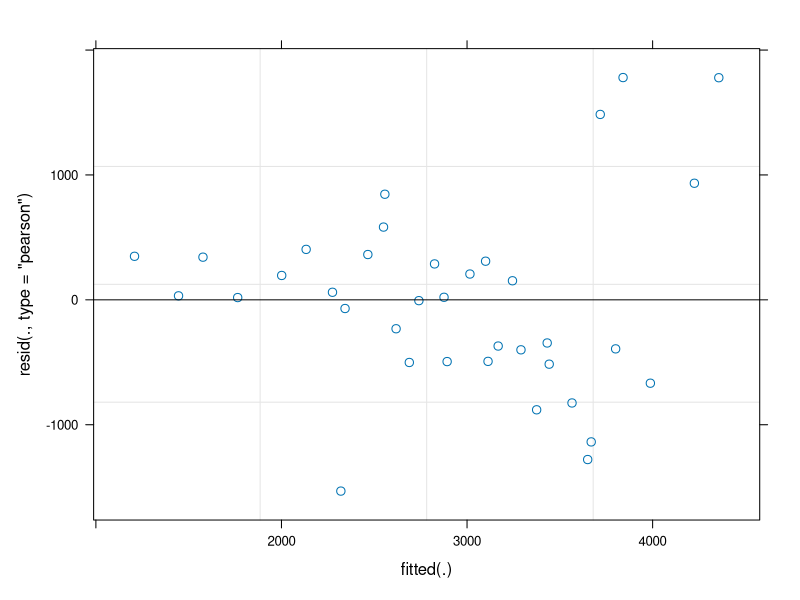
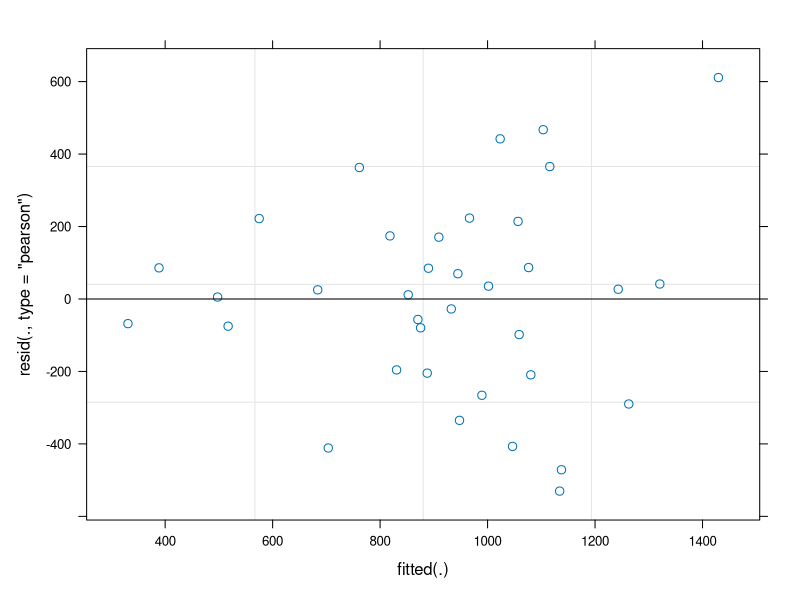
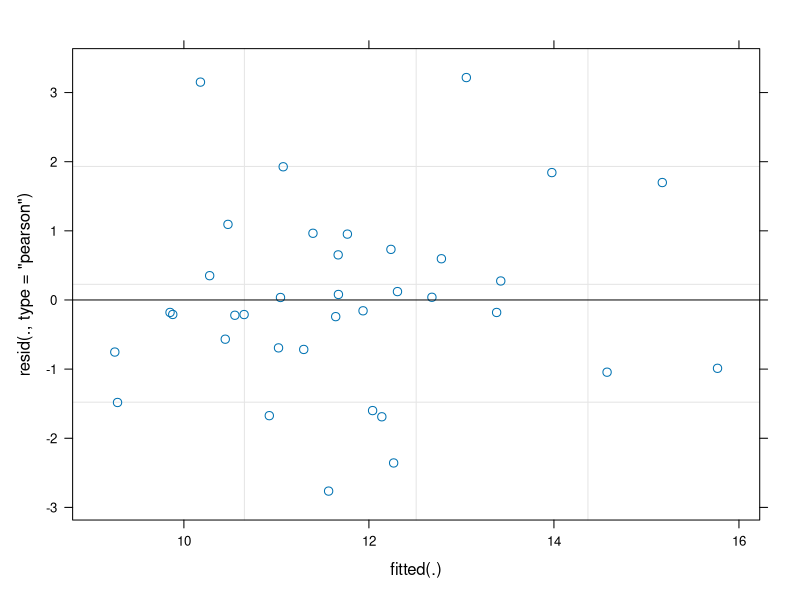
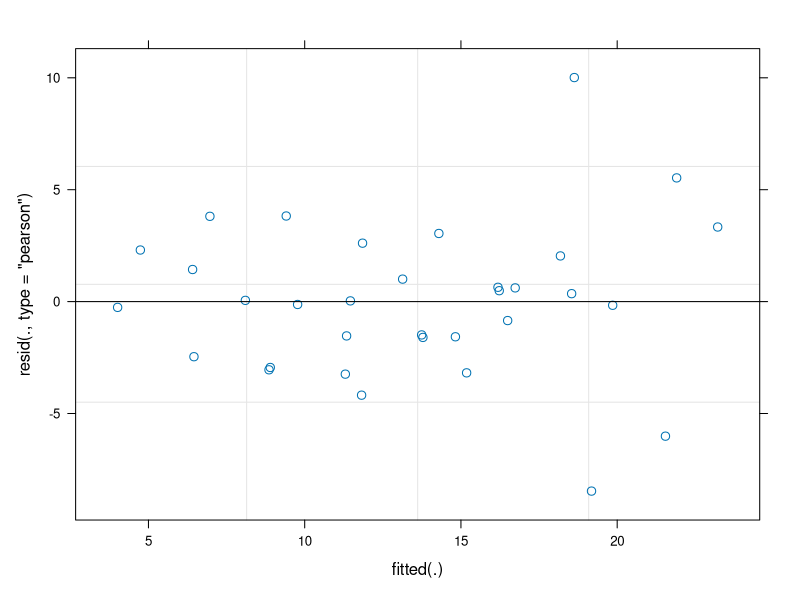
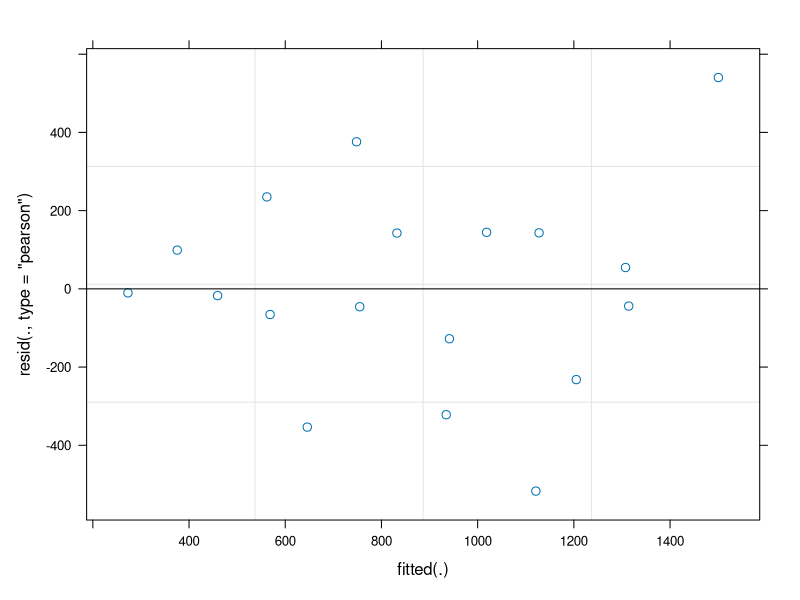
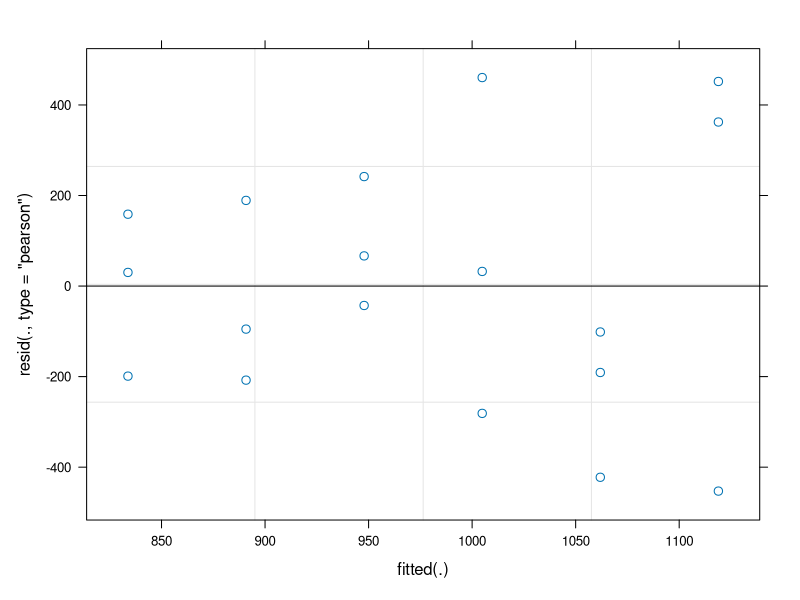
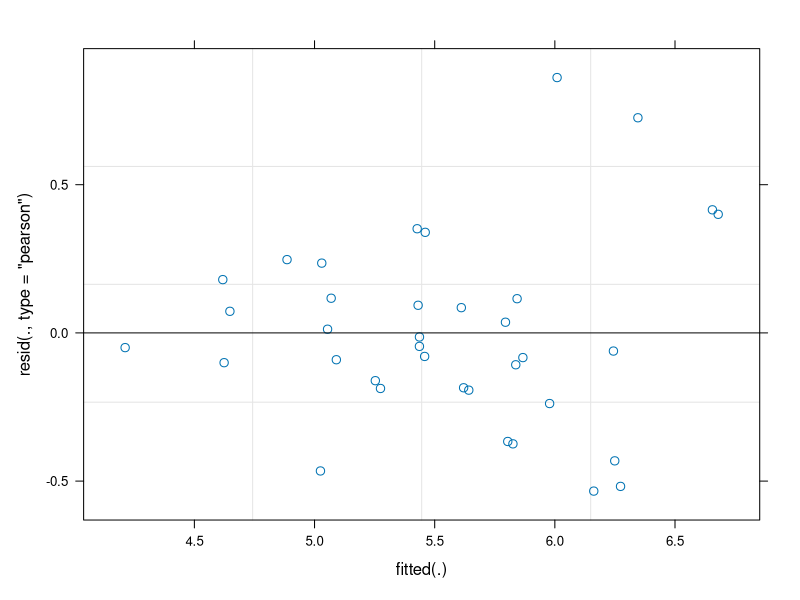
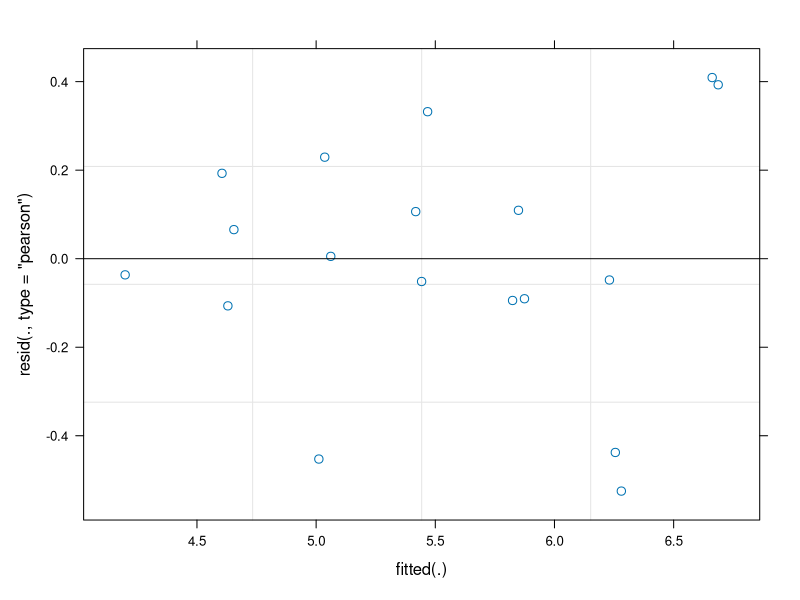

R code for these plots, in order: (Note: this script raises an error after producing the figures.)
## ---- chunk 1
knitr::opts_chunk$set(echo = TRUE)
## ---- chunk 2
library(ggplot2)
library(dplyr)
library(tidyr)
library(lme4)
library(lmerTest)
## ---- chunk 3
metadata36 <- read.csv("../Carbon/Density_Corrected_C/Results/per_sample_metadata_Ccorrected_mip.csv") # load metadata containing all 36 samples (other versions which include nucleic acid data contain fewer samples, reflecting sample loss during nucleic acid extraction and amplification processes)
## ---- chunk 4
nonlog_36_over_depth = c("PLFA_Total_Living_Microbial_Biomass_ng_g", "PLFA_Total_Bacteria_ng_g", "C_per_N_Ratio", "mass_C_Mg_per_ha") # these variables do not require transformation, as their untransformed LMEs lmes meet statistical assumptions of normality
## ---- chunk 5
lmes.depth.36 = list() # initialize empty list to store these models
lmes.depth.36_summaries = list() # initialize empty list to store model summaries
lmes.depth.36_summaries_df = list() # initialize empty list to store model summaries

for (var in nonlog_36_over_depth) { # begin a loop which iterates through the list of variables modeled with this common formula, creating the model for each
  formula = as.formula(paste(var, "~core_bottom_depth_cm * Tree_Health + (1|Tree)")) # define the common formula
  
  lme1 <- lmer(formula, data = metadata36) # create the model
  
  lmes.depth.36[[var]] = lme1 # store the model in the list initialized above
  lmes.depth.36_summaries[[var]] = summary(lme1) # store the model summary in the list initialized above
  lmes.depth.36_summaries_df[[var]] = as.data.frame(summary(lme1)$coefficients) # store dataframe of the model summary in the list initialized above
}

lmes.depth.36_summaries # display model summaries


## ---- chunk 6
modelcheckplots = list() # initialize empty list to store diagnostic plots of these models
for (var in nonlog_36_over_depth) { # begin a loop which iterates through the list of variables modeled with this common formula, generating diagnostic plots for each
  p = plot(lmes.depth.36[[var]]) # generate diagnostic plots
  modelcheckplots[[var]] = p # store plots in the list initialized above
}

modelcheckplots # display diagnostic plots of each model
## ---- chunk 7
shap.tests = list() # initialize empty list to store results of the Shapiro-Wilks test
for (var in nonlog_36_over_depth) { # begin a loop which iterates through the list of variables modeled with this common formula, performing the Shapiro-Wilks test for each
  shap.test1 = shapiro.test(residuals(lmes.depth.36[[var]])) # perform Shapiro-Wilks test
  shap.tests[[var]] = shap.test1 # store results in the list initialized above
}

shap.tests # display test results
## ---- chunk 8
# separate data from living and dead trees

living = filter(metadata36, Tree_Health == "living") # make new dataframe containing only data from soils under living trees
dead = filter(metadata36, Tree_Health == "dead") # make new dataframe containing only data from soils under living dead

living.bac = lmer(PLFA_Total_Bacteria_ng_g ~ core_bottom_depth_cm + (1|Tree), data = living) # recreate the above LME on living tree samples only, omitting Tree_Health

summary(living.bac)  # display model summary
model2_living_bac_summary = as.data.frame(summary(living.bac)$coefficients) # store summary as dataframe


plot(living.bac) # display diagnostic plot
shapiro.test(residuals(living.bac)) # display Shapiro-Wilks test results

dead.bac = lmer(PLFA_Total_Bacteria_ng_g ~ core_bottom_depth_cm + (1|Tree), data = dead) # recreate the above LME on dead tree samples only, omitting Tree_Health

model2_dead_bac_summary = as.data.frame(summary(dead.bac)$coefficients) # store summary as dataframe) 
summary(dead.bac) # display model summary

plot(dead.bac) # display diagnostic plots
shapiro.test(residuals(dead.bac)) # display Shapiro-Wilks test results

## ---- chunk 9
PLFA_fungi = lmer(log(PLFA_Total_Fungi_ng_g) ~ core_bottom_depth_cm * Tree_Health + (1|Tree), data = metadata36) # generate model

model3_summary = as.data.frame(summary(PLFA_fungi)$coefficients) # store summary as dataframe
summary(PLFA_fungi) # display model summary
## ---- chunk 10
plot(PLFA_fungi) # generating diagnostic plots

shapiro.test(residuals(PLFA_fungi)) # perform Shapiro-Wilks test for normality of residuals, residuals are normal if p > 0.05
## ---- chunk 11
living.fun = lmer(log(PLFA_Total_Fungi_ng_g) ~ core_bottom_depth_cm + (1|Tree), data = living) # recreate the above LME on living tree samples only, omitting Tree_Health
model3_living_fun_summary = as.data.frame(summary(living.fun)$coefficients) # store summary as dataframe 
summary(living.fun) # display model summary

plot(living.fun) # display diagnostic plots
shapiro.test(residuals(living.fun)) # display Shapiro-Wilks test results




dead.fun = lmer(log(PLFA_Total_Fungi_ng_g) ~ core_bottom_depth_cm + (1|Tree), data = dead) # recreate the above LME on dead tree samples only, omitting Tree_Health
model3_dead_fun_summary = as.data.frame(summary(dead.fun)$coefficients) # store summary as dataframe ) 
summary(dead.fun) # display model summary

plot(dead.fun) # display diagnostic plots
shapiro.test(residuals(dead.fun)) # display Shapiro-Wilks test results
## ---- chunk 12
PLFA_fungi_bacteria_ratio = lmer(log(PLFA_Fungi_Bacteria_Ratio_ng_g) ~ core_bottom_depth_cm * Tree_Health + (1|Tree), data = metadata36) # generate model

model4_summary = as.data.frame(summary(PLFA_fungi_bacteria_ratio)$coefficients) # store summary as dataframe  
summary(PLFA_fungi_bacteria_ratio) # display model summary
## ---- chunk 13
plot(PLFA_fungi_bacteria_ratio) # generating diagnostic plots

shapiro.test(residuals(PLFA_fungi_bacteria_ratio)) # perform Shapiro-Wilks test for normality of residuals, residuals are normal if p > 0.05
## ---- chunk 14
metadata21.relabund <- read.csv("../Microbial Communities/Imputed Biomass/Results/RNA_based_fungal_trait_relabund_mip.csv") # load metadata containing the relative abundance of all fungal primary lifestyles, as assigned to RNA-based ITS ASVs by the Fungal Traits database. This dataframe has no NAs, and contains data from each sample for which we successfully amplified ITS cDNA. n = 21.

metadata21.biomass <- read.csv("../Microbial Communities/Imputed Biomass/Results/RNA_based_fungal_trait_biomass_mip.csv") # load metadata containing the imputed biomass of all fungal primary lifestyles, as assigned to RNA-based ITS ASVs by the Fungal Traits database. This dataframe has no NAs, and contains data from each sample for which we successfully amplified ITS cDNA. n = 21. 

metadata27 <- read.csv("../Microbial Communities/Fungal-Bacterial Interactions/DeSeq2 Indicator Species Analysis/Results/metadata_with_ECMasssociated3trees_mip.csv") # load metadata containing imputed biomass of ectomycorrhizal fungi and ectomycorrhizal-associated bacteria. This dataframe has NAs, as it contains data from each sample for which we successfully amplified ITS cDNA OR 16S cDNA (both RNA-derived). Only 20 samples had both.
metadata27 <- mutate(metadata27, ectomycorrhizal_relabund = ectomycorrhizal/PLFA_Total_Fungi_ng_g) # add ectomycorrhizal relative abundance
metadata27 = dplyr::rename(metadata27, ectomycorrhizal_biomass = ectomycorrhizal) # rename imputed biomass of ectomycorrhizal fungi to distinguish from relatibe abundance

metadata27_tidy = filter(metadata27, !(is.na(metadata27$ectomycorrhizal_relabund))) # take the rows with NAs out of metadata27. n = 20.
## ---- chunk 15
ecm_relabund = lmer(log(ectomycorrhizal) ~ core_bottom_depth_cm * Tree_Health + (1|Tree), data = metadata21.relabund) # generate model

model5_ecm_relabund_summary = as.data.frame(summary(ecm_relabund)$coefficients) # store summary as dataframe
summary(ecm_relabund) # display model summary
## ---- chunk 16
plot(ecm_relabund) # generating diagnostic plots

shapiro.test(residuals(ecm_relabund)) # perform Shapiro-Wilks test for normality of residuals, residuals are normal if p > 0.05
## ---- chunk 17
ecm_biomass.21 = lmer(log(ectomycorrhizal) ~ core_bottom_depth_cm * Tree_Health + (1|Tree), data = metadata21.biomass) # generate model

model6_ecm_biomass_summary = as.data.frame(summary(ecm_biomass.21)$coefficients) # store summary as dataframe
summary(ecm_biomass.21) # display model summary
## ---- chunk 18
plot(ecm_biomass.21) # generating diagnostic plots

shapiro.test(residuals(ecm_biomass.21)) # perform Shapiro-Wilks test for normality of residuals, residuals are normal if p > 0.05
## ---- chunk 19
totalC = lmer(mass_C_Mg_per_ha ~ ECM_associated_biomass + (1|Tree), data = metadata27_tidy) # generate model

model9_totalC_summary = as.data.frame(summary(totalC)$coefficients) # store summary as dataframe
summary(totalC) # display model summary
## ---- chunk 20
plot(totalC) # generating diagnostic plots

shapiro.test(residuals(totalC)) # perform Shapiro-Wilks test for normality of residuals, residuals are normal if p > 0.05
## ---- chunk 21
C_per_N = lmer(C_per_N_Ratio ~ ECM_associated_biomass + (1|Tree), data = metadata27_tidy) # generate model

summary(C_per_N) # display model summary
model10_C_per_N_summary= as.data.frame(summary(C_per_N)$coefficients) # store summary as dataframe
## ---- chunk 22
plot(C_per_N) # generating diagnostic plots

shapiro.test(residuals(C_per_N)) # perform Shapiro-Wilks test for normality of residuals, residuals are normal if p > 0.05
## ---- chunk 23
# Models 1, 2, 7, and 8: untransformed, nucleic acid-independent LMEs
# lmes.depth.36_summaries_df is already a list of summaries
names(lmes.depth.36_summaries_df) = c("Model 1", "Model 2", "Model 7", "Model 8")



# start our big list of all the model summaries with this existing list 
all_models = lmes.depth.36_summaries_df

# Model 2 extended
all_models[["Model 2.1 - living trees only"]] <- model2_living_bac_summary
all_models[["Model 2.2 - dead trees only"]] <- model2_dead_bac_summary

# Models 3 and 4: log-transformed, nucleic acid-independent LMEs
all_models[["Model 3"]] <- model3_summary
all_models[["Model 3.1 - living trees only"]] <- model3_living_fun_summary
all_models[["Model 3.2 - dead trees only"]] <- model3_dead_fun_summary
all_models[["Model 4"]] <- model4_summary

# Models 5 and 6: log-transformed, nucleic acid-dependent LMEs
all_models[["Model 5"]] <- model5_ecm_relabund_summary
all_models[["Model 6"]] <- model6_ecm_biomass_summary

# Models 9 and 10: untransformed, nucleic acid dependent LMEs
all_models[["Model 9"]] <- model9_totalC_summary
all_models[["Model 10"]] <- model10_C_per_N_summary


## ---- chunk 24
all_models <- Map(function(df, name) { # Add the name of the model as a column, and put it on the far left side of the dataframe
  df$Model <- name
  df
}, all_models, names(all_models))


## ---- chunk 25
all_models <- lapply(all_models, function(df) {
  df <- cbind(Factor = rownames(df), df) # copy rownames into a column, put it on the left side of the dataframe
  rownames(df) <- NULL # remove the rownames now that factors are represented in a column
  
  df <- select(df, c(Model, Factor, Estimate, 'Std. Error', df, 't value', 'Pr(>|t|)')) # reorder the columns to Model comes first
  
  df
})

## ---- chunk 26
table <- do.call(rbind, all_models)

rownames(table) <- NULL # remove the rownames now that factors are represented in a column

colnames(table)

table <- table %>%
      mutate(Factor = case_when(
        Factor == "core_bottom_depth_cm" ~ "Depth",
        Factor == "Tree_Healthliving" ~ "Tree mortality",
        Factor == "core_bottom_depth_cm:Tree_Healthliving" ~ "Depth:Tree mortality",
        Factor == "ECM_associated_biomass" ~ "Biomass sum of ectomycorrhizal fungi + associated bacteria",
        TRUE ~ Factor # Keep other values unchanged
      ))

table
## ---- chunk 27
write_csv(table, "Results/LME_table.csv")
write_csv(table, "../../Reports/Supplementary Material/LME_table.csv")
